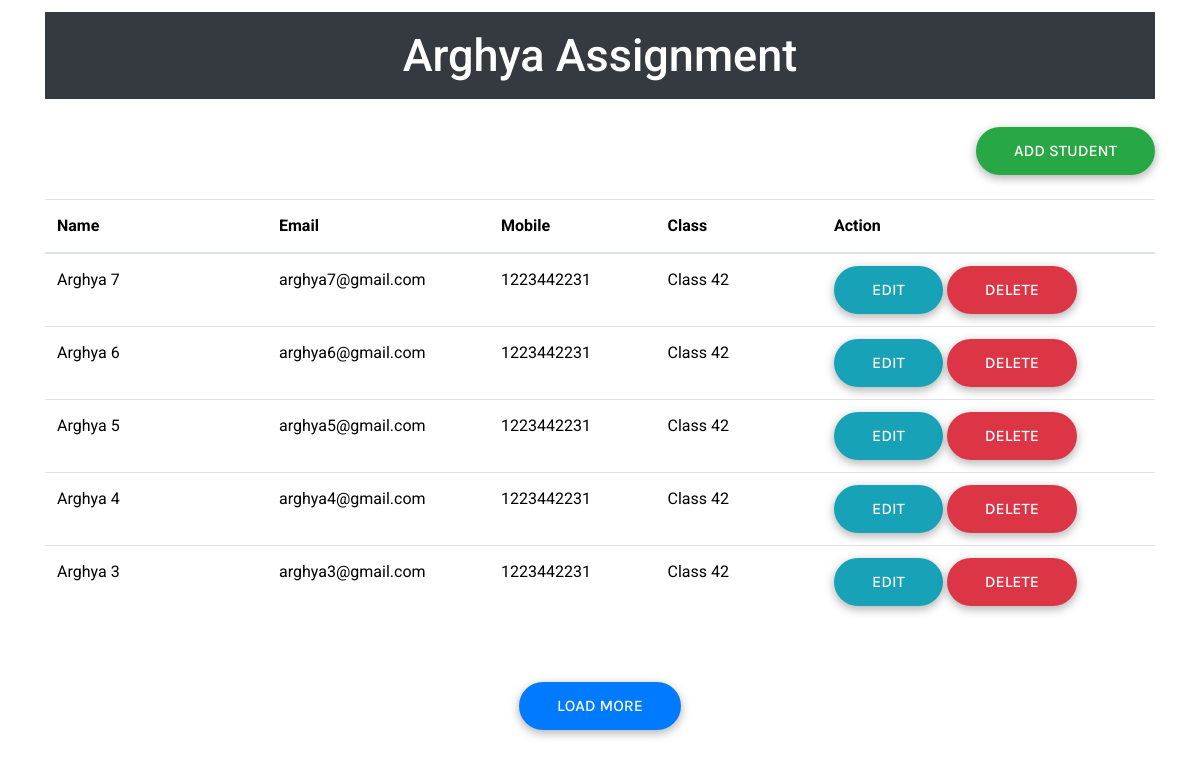
The page / on the database its author committed.
### tables this page shows
CREATE TABLE `students` (
  `id` int(11) NOT NULL,
  `name` varchar(100) DEFAULT NULL,
  `email` varchar(50) DEFAULT NULL,
  `mobile` varchar(50) DEFAULT NULL,
  `class` varchar(50) DEFAULT NULL,
  `status` enum('0','1') NOT NULL DEFAULT '1' COMMENT '''0''=>''Inactive'', ''1''=>''Active''',
  `is_deleted` enum('0','1') NOT NULL DEFAULT '0' COMMENT '''0'' => ''Not Deleted'', ''1'' => ''Deleted''',
  `created` timestamp NOT NULL DEFAULT current_timestamp(),
  `modified` timestamp NOT NULL DEFAULT current_timestamp() ON UPDATE current_timestamp()
);

### application/controllers/Page.php (called while the page is built, shortened)
<?php
class Page extends CI_Controller {
    public function __construct(){
        $this->load->model('frontend_model');
        $this->load->database();
    }
    public function index() {
        $returns = $this->frontend_model->listing_table_data_by_limit('students', '0', '5');
        $data = array(
            'returns'  => $returns
        );
        $this->load->view('frontend/index', $data);
    }
}

### index.php (called while the page is built, shortened)
<?php
require_once BASEPATH.'core/CodeIgniter.php';

### application/models/Frontend_model.php (called while the page is built, shortened)
<?php
class Frontend_model extends CI_Model {
    function listing_table_data_by_limit($table_name, $start, $limit) {
        $this->db->select('*');
        $this->db->from($table_name);
        $this->db->where("is_deleted", '0');
        $this->db->order_by("id", "desc");
        $this->db->limit($limit, $start);
        if($query = $this->db->get()){
            return $query->result_array();
        }else{
            return false;
        }
    }
}

### application/helpers/my_helper.php (called while the page is built, shortened)
<?php
function get_data_count($table){
    $rtntxt='0';
    $CI = & get_instance();
    $CI->db->select('id');
    $CI->db->where('is_deleted','0');
    $CI->db->from($table);
    $queries=$CI->db->get();
    $rowcount = $queries->num_rows();
    if($rowcount > 0){
        $rtntxt=$rowcount;
    }else{
        $rtntxt= '0';
    }
    return $rtntxt;
}

### application/views/frontend/index.php (the view, shortened to what this page needs)
<?php
require_once 'includes/header.php';
?>
<div class="container mt-2">
         <div class="row">
            <div class="col-md-12 mt-1 mb-4 text-center">
               <h2 class="text-white bg-dark p-3">Arghya Assignment</h2>
            </div>
            <div class="col-md-12 mt-1 mb-4 text-right">
                <button type="button" id="addNewUser" class="btn btn-success">Add Student</button>
            </div>
            <div class="col-md-12">
               <table class="table">
                  <thead>
                     <tr>
                        <th scope="col" width="20%">Name</th>
                        <th scope="col" width="20%">Email</th>
                        <th scope="col" width="15%">Mobile</th>
                        <th scope="col" width="15%">Class</th>
                        <th scope="col" width="30%" align="center">Action</th>
                     </tr>
                  </thead>
                  <tbody class="list_data">
                     <?php
                     if($returns){
                     $i = 1;
                     foreach($returns as $return){ ?>
                     <tr class="row_<?php echo $return['id'];?> post" data-id="<?php echo $return['id'];?>">
                        <td><?php echo $return['name'];?></td>
                        <td><?php echo $return['email'];?></td>
                        <td><?php echo $return['mobile'];?></td>
                        <td><?php echo $return['class'];?></td>
                        <td>
                           <a href="javascript:void(0)" class="btn btn-info edit" data-id="<?php echo $return['id'];?>">Edit</a>
                           <a href="javascript:void(0)" onclick="delete_data(<?=$return['id']; ?>,'id','students');" class="btn btn-danger delete" data-id="<?php echo $return['id'];?>">Delete</a>
                     </tr>
                     <?php $i++; } }else{ ?>
                     <tr class="no_data">
                        <td colspan="3" rowspan="1" headers="">No Data Found</td>
                     </tr>
                     <?php } ?>
                  </tbody>
               </table>
            </div>
            <?php if(get_data_count('students') > 6){ ?>
            <div class="col-md-12 mt-5 text-center">
                <a href="javascript:void(0)" class="load-more btn btn-primary">Load More</a>
            </div>
            <?php } ?>
         </div>
      </div>
<?php
require_once 'includes/footer.php';
?>

### application/views/frontend/includes/header.php (shortened to what this page needs)
<!DOCTYPE html>
<html lang="en">
    <head>
        <link href="<?php echo base_url('/assets/css/bootstrap.min.css'); ?>" rel="stylesheet">
        <link href="<?php echo base_url('/assets/css/style.css'); ?>" rel="stylesheet">
        <link rel="stylesheet" href="<?php echo base_url('/assets/css/notie.css'); ?>" />
        <link rel="stylesheet" href="<?php echo base_url('/assets/css/sweetalert2.min.css'); ?>" />
        <link href="<?php echo base_url('/assets/font-awesome-4.7.0/css/font-awesome.min.css'); ?>" rel="stylesheet">
    </head>
    <body>

### application/views/frontend/includes/footer.php (shortened to what this page needs)
</body>
</html>

### assets/css/style.css (style rules this page uses)
html { width: 100%; height: 100%; }
body { margin: 0; padding: 0; background: #fff; color: #000; font-family: 'Roboto', sans-serif; font-size: 16px; line-height: 28px; height: 100%; overflow-x: hidden; }
h1, h2, h3, h4, h5, h6 { margin: 0; color: #000000; }
h2 { font-size: 45px; line-height: 55px; }
a { text-decoration: none; color: #000; word-wrap: break-word; -webkit-transition: ease-out 0.3s; -moz-transition: ease-out 0.3s; -o-transition: ease-out 0.3s; transition: ease-out 0.3s; }
.btn { font-family: 'Karla', sans-serif; border: 0; font-size: 16px; line-height: 18px; color: #fff; font-weight: 500; text-transform: uppercase; border-radius: 40px; padding: 15px 38px; text-align: center; box-shadow: 0px 3px 9px 1px rgb(0 0 0 / 27%); position: relative; transition-duration: .5s; }
input, button { outline: none; box-shadow: none; }

### rows shown on the page
students: name "Arghya 7", email "arghya7@gmail.com", mobile "1223442231", class "Class 42"
students: name "Arghya 6", email "arghya6@gmail.com", mobile "1223442231", class "Class 42"
students: name "Arghya 5", email "arghya5@gmail.com", mobile "1223442231", class "Class 42"
students: name "Arghya 4", email "arghya4@gmail.com", mobile "1223442231", class "Class 42"
students: name "Arghya 3", email "arghya3@gmail.com", mobile "1223442231", class "Class 42"
